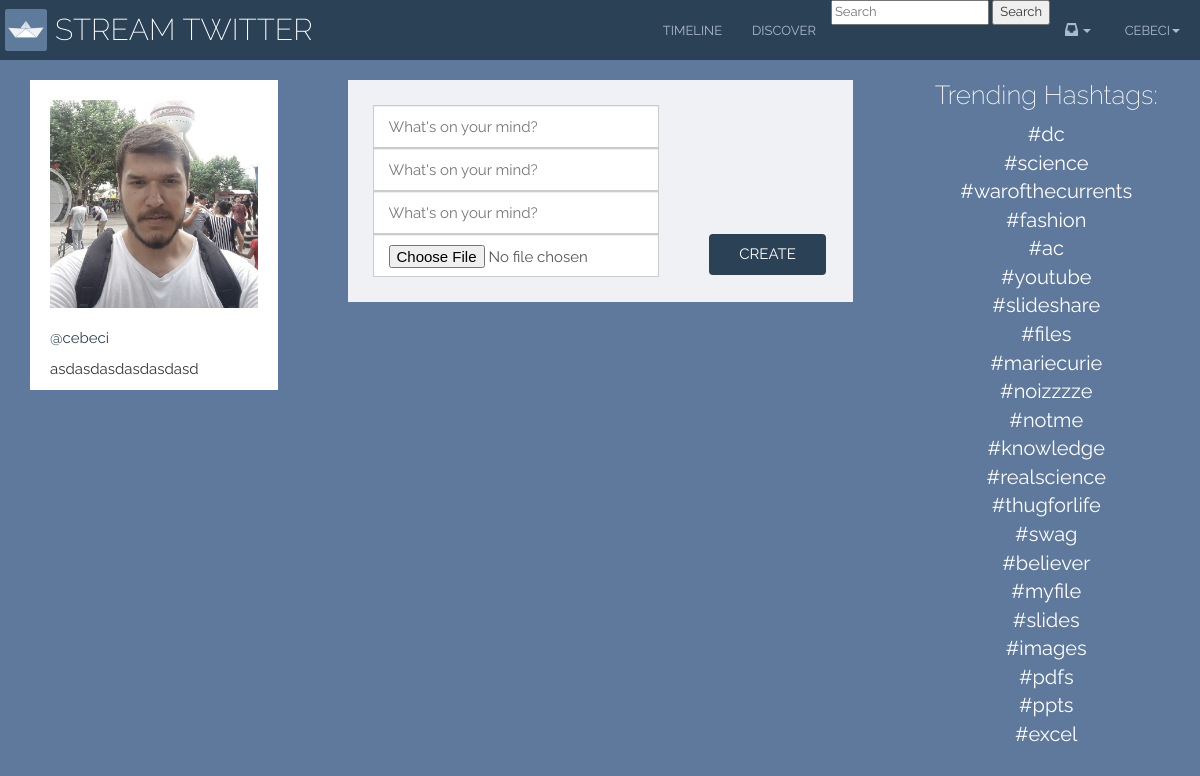
The page /timeline/ (signed in) on the database its author committed.
### stream_twitter/models.py (models this page shows)
class UserProfile(models.Model):
    user = models.OneToOneField(User)
    description = models.TextField()
    picture = models.ImageField(upload_to='profile_pictures', blank=True)

class Hashtag(models.Model):
    name = models.CharField(max_length=160)
    occurrences = models.IntegerField(default=0)

### stream_twitter/views.py (the view, shortened to what this page needs)
class TimelineView(CreateView):
    model = Tweet
    fields = ['text','video','slide', 'myfile']
    success_url = "/timeline/"
    def get(self, request):
        feeds = feed_manager.get_news_feeds(request.user.id)
        acts = feeds.get('news_feed').get()['results']
        acts = enricher.enrich_activities(acts)
        hashtags = Hashtag.objects.order_by('-occurrences')
        context = {
            'acts': acts,
            'form': self.get_form_class(),
            'login_user': request.user,
            'hashtags': hashtags,
        }
        return render(request, 'stream_twitter/timeline.html', context)

### stream_twitter/templatetags/hashtag_tags.py (called while the page is built)
@register.inclusion_tag('stream_twitter/notifications.html')
def show_notification(user):
    feed = feed_manager.get_notification_feed(user.user.id)
    activities = feed.get(limit=30)['results']
    enriched_activities = enricher.enrich_aggregated_activities(activities)
    context = {
        'enriched_activities': enriched_activities,
    }
    return context

### stream_twitter/templates/stream_twitter/timeline.html (shortened to what this page needs)
{% extends 'stream_twitter/_base.html' %}
{% load activity_tags %}
{% load hashtag_tags %}
{% block content %}
<div class="container">
<div class="row">
  <div class="col-md-3">
    {% include 'stream_twitter/_user.html' %}
  </div>
  <div class="col-md-6">
    <div class="timeline-content">
      <div class="row">
        <div class="col-xs-12">
          {% include 'stream_twitter/_tweetbox.html' %}
        </div>
        <div class="col-xs-12">
        </div>
      </div>
    </div>
  </div>
  <div class="col-md-3">
    {% include 'stream_twitter/_hashtags.html' %}
  </div>
</div>
</div>
{% endblock content %}

### stream_twitter/templates/stream_twitter/_nav.html (shortened to what this page needs)
{% load hashtag_tags %}
<header id="header" class="navbar navbar-inverse navbar-fixed-top header" role="navigation">
  <div class="container">
    <div class="navbar-header">
      <a class="navbar-brand navbar-logo" href="/">
        <h1 class="navbar-logo-title">Stream Twitter</h1>
      </a>
      </div>
    <div class="navbar-collapse collapse" id="header-collapse" style="height: 1px;">
      <ul class="nav navbar-nav navbar-right">
        <li>
          <a href="/timeline/">Timeline</a>
        </li>
        <li>
          <a href="/discover/">Discover</a>
        </li>
        <li>
        <form method='GET' action='/search/'>
          <input type='text' name='q' placeholder='Search' value='{{request.GET.q }}' />
          <input type='submit' value='Search' />
        </form>
      </li>
        {% if request.user.is_authenticated %}
            <li class="dropdown" id="notification-dropdown">
                <a href="#" class="dropdown-toggle" data-toggle="dropdown" id="notification-toggle">
                    <i class="glyphicon glyphicon-inbox"></i>  <span class="badge notifications-badge text-danger" id="notifications_inner" style="display:none;">0</span><b class="caret"></b>
                </a>
            </li>
            <li class="dropdown{% if location == 'profile' %} active{% endif %}">
                <a href="#" class="dropdown-toggle" data-toggle="dropdown">
                      {{ request.user.username }}<b class="caret"></b>
                </a>
            </li>
        {% endif %}
        </ul>
    </div>
  </div>
</header>

### stream_twitter/templates/stream_twitter/_user.html (shortened to what this page needs)
{% load socialaccount %}
{% get_social_accounts user as accounts %}
<div class="user">
  <div class="user-picture">
    <a href="/user/{{ user.username }}/">
    {% if accounts %}
      <img class="profile-picture img-responsive" alt="Responsive image" class="user-picture" src="{{ accounts.github.0.extra_data.avatar_url }}">
    {% else %}
      <img class="profile-picture img-responsive" alt="Responsive image" class="user-picture" src="{{ user.userprofile.picture.url }}">
    {% endif %}
    </a>
  </div>
  <div class="user-basic-info">
    <a href="/user/{{ user.username }}/"><span class="user-basic-info-id">@{{ user.username }}</span></a>
  </div>
  <div class="user-description">
      {{ user.userprofile.description }}
  </div>
</div>

### stream_twitter/templates/stream_twitter/_hashtags.html
<div class="hashtags">
<div class="row">
  <h3>Trending Hashtags:</h3>
  {% for hashtag in hashtags %}
  <div class="col-xs-12">
    <a class="hashtag" href="/hashtag/{{hashtag.name}}/">#{{hashtag.name}}</a>
  </div>
  {% endfor %}
</div>
</div>

### stream_twitter/static/css/stream_twitter.css (style rules this page uses)
div.user-picture { padding: 20px; }
div.user { background-color: #FFF; margin-top: 20px; }
div.user-basic-info { padding: 0px 20px 0px 20px; }
div.user-description { margin-top:10px; padding: 0px 20px 10px 20px; }
div.hashtags { text-align: center; color: #FFF; }
div.timeline-content { margin: 20px; }
.navbar { border: none; }
img.profile-picture { min-width: 80px; }
a.hashtag { color: #FFF; font-size: 20px; }

### rows shown on the page
Hashtag: name "dc"
Hashtag: name "science"
Hashtag: name "warofthecurrents"
Hashtag: name "fashion"
Hashtag: name "ac"
Hashtag: name "youtube"
Hashtag: name "slideshare"
Hashtag: name "files"
Hashtag: name "mariecurie"
Hashtag: name "noizzzze"
Hashtag: name "notme"
Hashtag: name "knowledge"
Hashtag: name "realscience"
Hashtag: name "thugforlife"
Hashtag: name "swag"
Hashtag: name "believer"
Hashtag: name "myfile"
Hashtag: name "slides"
Hashtag: name "images"
Hashtag: name "pdfs"
Hashtag: name "ppts"
Hashtag: name "excel"

### other values the page prints
{{ request.user.username }} "CEBECI"
{{ user.username }} "cebeci"
{{ user.userprofile.description }} "asdasdasdasdasdasd"
